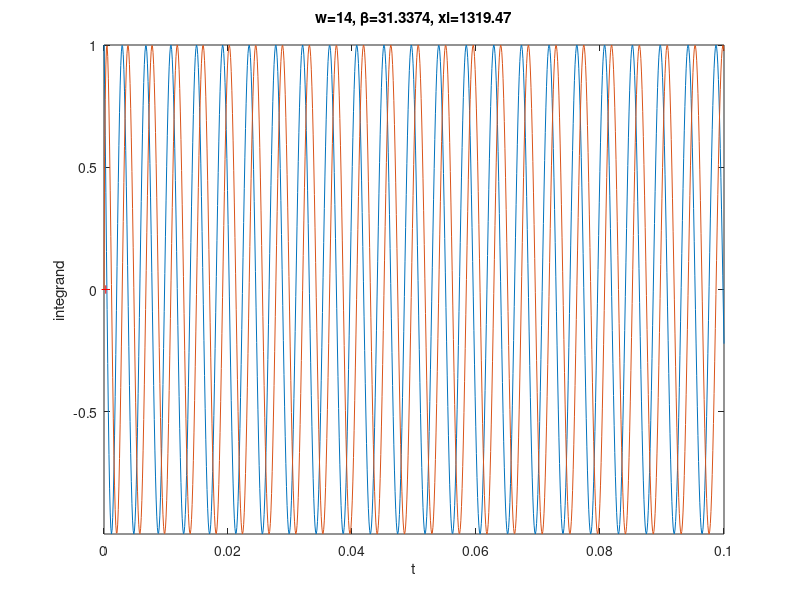

The MATLAB script that drew this image:
% study complex plane for estimating FT of exp sqrt kernel.
% adapted 5/15/17 for aliasing sum m>0.  (Go down for single-rho contours)

% show aliasing sum m>0 formula in C plane, at value of |k|<N/2 and x
clear
rat = 2.0; w=14; % sigma upsampling, width in grid pts
gam = 0.95;     % safety factor
be = gam*pi*w*(1-1/(2*rat));   % beta shape param
th = pi/2; %3*pi/4;        % angle to rotate sqrt branch cuts down by
sqrtr = @(z) exp(-0.5i*th)*sqrt(exp(1i*th)*z); % sqrt w/ branch cut at angle pi - th.
sqrtrm = @(z) exp(0.5i*th)*sqrt(exp(-1i*th)*z); % sqrt w/ branch cut at angle pi + th.
phi = @(x) exp(be*sqrtr(1-x).*sqrtrm(1+x));  % factor 1-x^2 to move branches, without e^-beta prefactor
%phi = @(x) exp(be*sqrt(1-x.^2));  % without e^-beta prefactor
xi = -pi*w/(2*rat);  % xi = k.alpha = scaled freq being tested
if 0
gx=.7:.001:1.3; gy = -.1:.001:.5; % zoom
%g=-.2:0.01:3; gx=g; gy=g;   % full
[xx yy] = meshgrid(gx,gy); zz = xx+1i*yy;
figure;
for xoal=0:.002:2/w      % loop over target x (grid frac part times w/2)....
  Fz = exp(1i*xi*(zz+xoal))./(exp(-1i*pi*w*(zz+xoal))-1).*phi(zz);
  Fz = Fz.*exp(1i*pi*w*(zz+xoal)); % exclude m=1 from semi-inf sum
  imagesc(gx,gy,real(Fz)); hold on;
  plot([-1 1],[0 0],'k.','markersize',10); hold off;  
  axis xy equal; axis([min(gx) max(gx) min(gy) max(gy)]);
  caxis(10*[-1 1]); colorbar;
  title(sprintf('w=%d, \\beta=%g, xi=%g, x/\\alpha=%g\n',w,be,xi,xoal)); drawnow
end                    %.....
return
end

if 0 %  plot integrand vs t, on up (-1) contour...
figure; t=logspace(-6,1,1e3);
for chi=0%:.001:2/w
  F = exp(be*sqrt(2i*t+t.^2) - xi*t) ./ (exp(pi*w*(-1i*chi+t)) - 1);
  loglog(t,abs([real(F);imag(F)]),'-'); xlabel('t'); ylabel('integrand')
  title(sprintf('w=%d, \\beta=%g, xi=%g, \\chi=%g\n',w,be,xi,chi)); drawnow
end
axis tight
return
end

if 0 %  plot single-xi freq integrand vs t, on up (-1) contour...
figure; t = linspace(0,2,1e3); %t=logspace(-3,0.5,1e3);
xi = 2*pi*w*(1-1/(2*rat));   % beyond cutoff of beta
F = exp(be*sqrt(2i*t+t.^2) - xi*t); sum(F)*(t(2)-t(1))
plot(t,[real(F);imag(F)],'-'); xlabel('t'); ylabel('integrand')
title(sprintf('w=%d, \\beta=%g, xi=%g\n',w,be,xi)); axis tight;
%return
end

if 1 %  plot single-xi freq integrand vs t, on J1 across contour...
figure; t = linspace(0,.1,1e3);
xi = 30*pi*w; %pi*w*(1-1/(2*rat));   % beyond cutoff of beta
rho = xi/be;
a = rho^2/(rho^2-1); de = a-1; z=a+1i*t; % delta gap, z contour J2 up
z = 1+t;  % J1 across
F = exp(be*sqrt(1-z.^2) + 1i*xi*z); sum(F)*(t(2)-t(1))
plot(t,[real(F);imag(F)],'-'); hold on; z0 = rho/sqrt(rho^2-1);plot(z0-1,0,'r+');
xlabel('t'); ylabel('integrand')
title(sprintf('w=%d, \\beta=%g, xi=%g\n',w,be,xi)); axis tight;
return
end

% check bnds on quad solve for Re sqrt(1-z^2) :  5/16/17 p.4
%figure; t=0:.001:1; d=.1;b=d-t.^2;plot(t,-b+sqrt(b.^2+4*(1+d)*t.^2),'-');
%hold on;plot(t,2*sqrt(1+d)*t,'r-');  % UB in t^2<d
%hold on;plot(t,2*(t.^2-d)+2*sqrt(1+d)*t,'m-');   % UB in t^2>d




%%%%%%%%%%%%%%%%%%%%%%%%% single-rho value expts ........................

clear; %close all
be = 30;   % beta param
th = pi/2; %3*pi/4;
sqrtr = @(z) exp(-0.5i*th)*sqrt(exp(1i*th)*z); % sqrt w/ branch cut at angle pi - th.
sqrtrm = @(z) exp(0.5i*th)*sqrt(exp(-1i*th)*z); % sqrt w/ branch cut at angle pi + th.
%f = @(x) exp(be*sqrt(1-x.^2));
f = @(x) exp(be*sqrtr(1-x).*sqrtrm(1+x));  % factor 1-x^2 to move branches
%f = @(x) exp(be*1i*sqrt(x.^2-1));  % ack
%f = @(x) exp(be*1i*sqrt(x-1).*sqrt(x+1));  % confused

figure; % 2d C-plane plot
g=-1:0.01:3;
%g=-5:0.01:10;
[xx yy] = meshgrid(g);
zz = xx+1i*yy;

for rho=5; %1:0.01:1.5   % -------- rho = scaled freq,  loop for anim
  k = rho*be;          % freq to compute FT at
  F = @(z) f(z).*exp(1i*k*z);    % new definition (sign)
  Fz = F(zz);
  hold off; imagesc(g,g,real(Fz)); axis xy equal tight; colorbar;
  z0 = 1i*rho/sqrt(1-rho^2); % saddle pt
  siz = abs(F(z0)); if ~isfinite(siz), siz=1e2; end
  caxis(siz*2*[-1 1]);
  hold on; plot([-1 1],[0 0],'k.'); plot(real(z0),imag(z0),'wx');
  axis([min(g) max(g) min(g) max(g)]);
  title(sprintf('\\rho=%g\n',rho));
  drawnow;
end           % ----------

% contours of real part of upstairs in exp(-beta.p(x))...  (beta is asymp)
figure; contourf(g,g,real(log(Fz)),(-10:10)+log(siz));
axis equal xy tight; colorbar;
hold on; plot([-1 1],[0 0],'w.','markersize',10); plot(real(z0),imag(z0),'wx');
title(sprintf('\\rho=%g\n',rho));

% add elliptic coords:
[uu vv] = meshgrid(0:0.1:2,0:0.1:2*pi); zze = cosh(uu+1i*vv);
h=mesh(real(zze),imag(zze),0*zze);
set(h,'alphadata',0*zze,'alphadatamapping','direct','facealpha','flat');

if 0 % attempt at contour for rho<1: (crap)
t0=rho/sqrt(1-rho^2);
a=(1-t0^2)/2; R = (1+t0^2)/2; n = 1e3; t = (0.5:n-0.5)/n*2*pi; % contour
z2 = a+R*exp(1i*t);
z = 1i*sqrt(-z2);   % branch cut at angle 0
plot(real(z),imag(z),'-'); hold on; zends=[z(1) z(end)];
plot(real(zends),imag(zends),'.','markersize',10); axis equal
end

if 0 % 1d real axis
X = 4; x=-X:0.003:X;
figure; subplot(2,1,1); plot(x,[real(F(x));imag(F(x))],'-');
ylabel('F(x)= f(x)e^{ikx}'); axis([-X X -5 5]);
subplot(2,1,2); semilogy(x,abs(F(x)),'-'); ylabel('|f(x)|');
end


if 0
figure; subplot(1,3,1); imagesc(g,g,log10(abs(Fz))); colorbar;
axis xy tight equal;
hold on; plot(1i*rho/sqrt(1-rho^2),'w.');
%caxis([-1 5]);
subplot(1,3,2); contourf(g,g,real(Fz)); colorbar; axis xy tight equal;
subplot(1,3,3); contourf(g,g,imag(Fz)); colorbar; axis xy tight equal;
end

